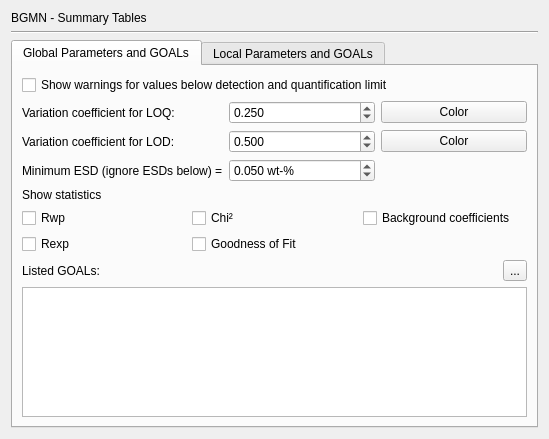
<?xml version="1.0" encoding="UTF-8"?>
<ui version="4.0">
 <class>PrefPageSummaryTables</class>
 <widget class="QWidget" name="PrefPageSummaryTables">
  <property name="geometry">
   <rect>
    <x>0</x>
    <y>0</y>
    <width>549</width>
    <height>439</height>
   </rect>
  </property>
  <property name="windowTitle">
   <string>Form</string>
  </property>
  <layout class="QVBoxLayout" name="verticalLayout_2">
   <item>
    <widget class="QLabel" name="labelTitle">
     <property name="text">
      <string>BGMN - Summary Tables</string>
     </property>
    </widget>
   </item>
   <item>
    <widget class="Line" name="lineTitle">
     <property name="orientation">
      <enum>Qt::Orientation::Horizontal</enum>
     </property>
    </widget>
   </item>
   <item>
    <widget class="QTabWidget" name="tabWidget">
     <property name="currentIndex">
      <number>0</number>
     </property>
     <widget class="QWidget" name="tabGlobal">
      <attribute name="title">
       <string>Global Parameters and GOALs</string>
      </attribute>
      <layout class="QVBoxLayout" name="verticalLayout_3">
       <item>
        <widget class="QCheckBox" name="checkBoxShowLOWarn">
         <property name="toolTip">
          <string>&lt;html&gt;&lt;head/&gt;&lt;body&gt;&lt;p&gt;If checked, a warning &amp;quot;&amp;lt; LOD&amp;quot; or &amp;quot;&amp;lt; LOQ&amp;quot; will be shown in the Global GOALs summary table if the relative standard deviation exceeds the limits specified below.&lt;/p&gt;&lt;/body&gt;&lt;/html&gt;</string>
         </property>
         <property name="text">
          <string>Show warnings for values below detection and quantification limit</string>
         </property>
        </widget>
       </item>
       <item>
        <layout class="QGridLayout" name="gridLayout">
         <item row="0" column="0">
          <widget class="QLabel" name="labelLOQ">
           <property name="text">
            <string>Variation coefficient for LOQ:</string>
           </property>
          </widget>
         </item>
         <item row="0" column="1">
          <widget class="QDoubleSpinBox" name="doubleSpinBoxLOQ">
           <property name="toolTip">
            <string>Relative Standard Deviation (ESD/Value) above which the value will be marked as &quot;Below Limit of Quantification (LOQ)&quot;.

Default = 0.25</string>
           </property>
           <property name="decimals">
            <number>3</number>
           </property>
           <property name="maximum">
            <double>5.000000000000000</double>
           </property>
           <property name="singleStep">
            <double>0.050000000000000</double>
           </property>
           <property name="value">
            <double>0.250000000000000</double>
           </property>
          </widget>
         </item>
         <item row="0" column="2">
          <widget class="QPushButton" name="pushButtonLOQColor">
           <property name="text">
            <string>Color</string>
           </property>
          </widget>
         </item>
         <item row="1" column="0">
          <widget class="QLabel" name="labelLOD">
           <property name="text">
            <string>Variation coefficient for LOD:</string>
           </property>
          </widget>
         </item>
         <item row="1" column="1">
          <widget class="QDoubleSpinBox" name="doubleSpinBoxLOD">
           <property name="toolTip">
            <string>Relative Standard Deviation (ESD/Value) above which the value will be marked as &quot;Below Limit of Detection (LOD)&quot;.

Default = 0.50</string>
           </property>
           <property name="decimals">
            <number>3</number>
           </property>
           <property name="maximum">
            <double>5.000000000000000</double>
           </property>
           <property name="singleStep">
            <double>0.050000000000000</double>
           </property>
           <property name="value">
            <double>0.500000000000000</double>
           </property>
          </widget>
         </item>
         <item row="1" column="2">
          <widget class="QPushButton" name="pushButtonLODColor">
           <property name="text">
            <string>Color</string>
           </property>
          </widget>
         </item>
         <item row="2" column="0">
          <widget class="QLabel" name="labelMinEsd">
           <property name="text">
            <string>Minimum ESD (ignore ESDs below) =</string>
           </property>
          </widget>
         </item>
         <item row="2" column="1">
          <widget class="QDoubleSpinBox" name="doubleSpinBoxMinEsd">
           <property name="toolTip">
            <string>Refined ESDs below this value will be ignored, instead the value specified here will be used to determine LOQ and LOD. This can be used to avoid unreasonably low LOQs and LODs.

Set to 0.000 if all ESDs shall be used as refined.

Default: 0.050
</string>
           </property>
           <property name="suffix">
            <string> wt-%</string>
           </property>
           <property name="decimals">
            <number>3</number>
           </property>
           <property name="maximum">
            <double>5.000000000000000</double>
           </property>
           <property name="singleStep">
            <double>0.100000000000000</double>
           </property>
           <property name="value">
            <double>0.050000000000000</double>
           </property>
          </widget>
         </item>
        </layout>
       </item>
       <item>
        <widget class="QLabel" name="label">
         <property name="text">
          <string>Show statistics</string>
         </property>
        </widget>
       </item>
       <item>
        <layout class="QGridLayout" name="gridLayout_2">
         <item row="0" column="0">
          <widget class="QCheckBox" name="checkBoxRwp">
           <property name="toolTip">
            <string>Show the refined Rwp value in the statistics tree</string>
           </property>
           <property name="text">
            <string>Rwp</string>
           </property>
          </widget>
         </item>
         <item row="0" column="1">
          <widget class="QCheckBox" name="checkBoxChi2">
           <property name="toolTip">
            <string>Show the refined Chi² value in the statistics tree</string>
           </property>
           <property name="text">
            <string>Chi²</string>
           </property>
          </widget>
         </item>
         <item row="0" column="2">
          <widget class="QCheckBox" name="checkBoxBgCoeff">
           <property name="toolTip">
            <string>Show the number of background coefficients in the statistics tree</string>
           </property>
           <property name="text">
            <string>Background coefficients</string>
           </property>
          </widget>
         </item>
         <item row="1" column="0">
          <widget class="QCheckBox" name="checkBoxRexp">
           <property name="toolTip">
            <string>Show the refined Rexp value in the statistics tree</string>
           </property>
           <property name="text">
            <string>Rexp</string>
           </property>
          </widget>
         </item>
         <item row="1" column="1">
          <widget class="QCheckBox" name="checkBoxGoF">
           <property name="toolTip">
            <string>Show the refined Goodness of Fit (GoF) value in the statistics tree</string>
           </property>
           <property name="text">
            <string>Goodness of Fit</string>
           </property>
          </widget>
         </item>
        </layout>
       </item>
       <item>
        <layout class="QHBoxLayout" name="horizontalLayout_2">
         <item>
          <widget class="QLabel" name="labelGlobalListedGoals">
           <property name="text">
            <string>Listed GOALs:</string>
           </property>
          </widget>
         </item>
         <item>
          <widget class="QToolButton" name="toolButtonResetGlobalGoals">
           <property name="toolTip">
            <string>Reset the listed global GOALs to the defaul selection</string>
           </property>
           <property name="text">
            <string>...</string>
           </property>
           <property name="icon">
            <iconset theme="profex-undo"/>
           </property>
          </widget>
         </item>
        </layout>
       </item>
       <item>
        <widget class="QPlainTextEdit" name="plainTextEditBgmnGlobalGoals">
         <property name="toolTip">
          <string>&lt;html&gt;&lt;head/&gt;&lt;body&gt;&lt;p&gt;Specify which global GOALs are listed in the summary tables. The GOAL name must be specified as a regular expression pattern. &lt;/p&gt;&lt;p&gt;Delete all text to list all GOALs.&lt;/p&gt;&lt;p&gt;&lt;span style=&quot; font-weight:600;&quot;&gt;Example: list all goals of type &amp;quot;PhaseName/sum&amp;quot;&lt;/span&gt;&lt;/p&gt;&lt;p&gt;^[^\/]+\/sum$&lt;/p&gt;&lt;p&gt;&lt;span style=&quot; font-weight:600;&quot;&gt;Example: list all EPS values&lt;/span&gt;&lt;/p&gt;&lt;p&gt;^EPS\d$&lt;/p&gt;&lt;/body&gt;&lt;/html&gt;</string>
         </property>
        </widget>
       </item>
      </layout>
     </widget>
     <widget class="QWidget" name="tabLocal">
      <attribute name="title">
       <string>Local Parameters and GOALs</string>
      </attribute>
      <layout class="QVBoxLayout" name="verticalLayout">
       <item>
        <layout class="QHBoxLayout" name="horizontalLayout">
         <item>
          <widget class="QLabel" name="labelLocalListedGoals">
           <property name="text">
            <string>Listed GOALs:</string>
           </property>
          </widget>
         </item>
         <item>
          <widget class="QToolButton" name="toolButtonResetLocalGoals">
           <property name="toolTip">
            <string>Reset the listed local GOALs to the defaul selection</string>
           </property>
           <property name="text">
            <string>...</string>
           </property>
           <property name="icon">
            <iconset theme="profex-undo"/>
           </property>
          </widget>
         </item>
        </layout>
       </item>
       <item>
        <widget class="QPlainTextEdit" name="plainTextEditBgmnOutputParameters">
         <property name="toolTip">
          <string>&lt;html&gt;&lt;head/&gt;&lt;body&gt;&lt;p&gt;Specify which local parameters and GOALs (phase specific refinement results) will be summarized in the table and exported to CSV. Parameters must be specified as regular expression patterns.&lt;/p&gt;&lt;p&gt;&lt;span style=&quot; font-weight:600;&quot;&gt;Example: To export unit cell parameters and the crystallite size, enter&lt;/span&gt;&lt;/p&gt;&lt;p&gt;^A$&lt;br/&gt;^B$&lt;br/&gt;^C$&lt;br/&gt;^ALPHA$&lt;br/&gt;^BETA$&lt;br/&gt;^GAMMA$&lt;br/&gt;^GrainSize\(\d+,\d+,\d+\)$&lt;/p&gt;&lt;/body&gt;&lt;/html&gt;</string>
         </property>
        </widget>
       </item>
      </layout>
     </widget>
    </widget>
   </item>
  </layout>
 </widget>
 <tabstops>
  <tabstop>checkBoxShowLOWarn</tabstop>
  <tabstop>doubleSpinBoxLOQ</tabstop>
  <tabstop>pushButtonLOQColor</tabstop>
  <tabstop>doubleSpinBoxLOD</tabstop>
  <tabstop>pushButtonLODColor</tabstop>
  <tabstop>doubleSpinBoxMinEsd</tabstop>
  <tabstop>plainTextEditBgmnGlobalGoals</tabstop>
  <tabstop>toolButtonResetLocalGoals</tabstop>
  <tabstop>plainTextEditBgmnOutputParameters</tabstop>
 </tabstops>
 <resources/>
 <connections/>
</ui>
